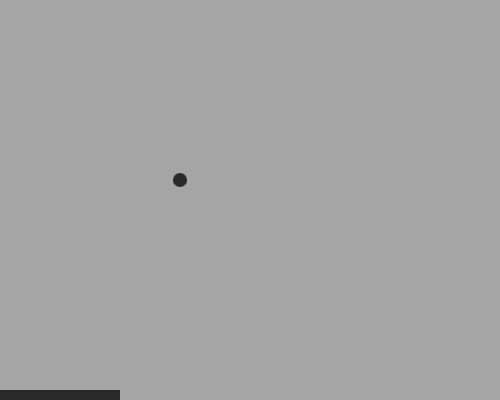
Frame 1 (no input)
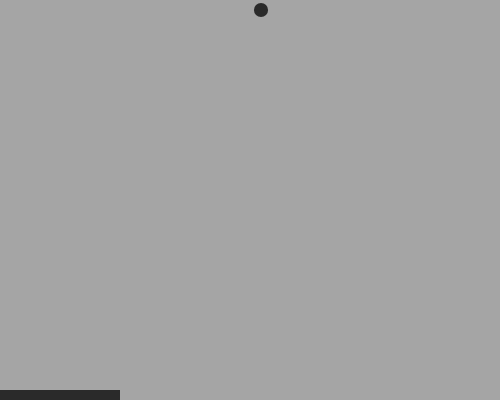
Frame 60 (no input)
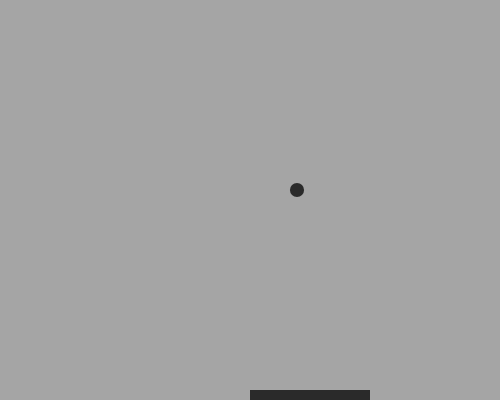
Frame 120 (the mouse pressed at the canvas centre since frame 60)

The p5.js sketch that drew these frames (run headless with seeded random() and noise() and a simulated clock; from frame 60 on, the mouse is pressed at the canvas centre):

// p5.js sketch
// ── sketch.js
var x = 180;
var y = 180;
var xspeed = 9;
var yspeed = 10;


function setup() {
  createCanvas(500, 400);
  background (25);

}

function draw() {
    noStroke();
    background(165);
    //distance from center of the screen
    var d = dist(30, 30, 40, 40);
     fill (0, 0, 0, 190, 200, 250);
      ellipse (x, y, d, d);
     //bouncing horizontally
      x = x + xspeed;
      
      if (x > 480 || x < 10)  {
         xspeed = -xspeed;
      }

     //bouncing veritcally
      y = y + yspeed;

     if (y > 380 || y < 10) {
           yspeed = -yspeed;
    }
    
   var g = dist()
   rect(mouseX, 390, 120, 20);

}
